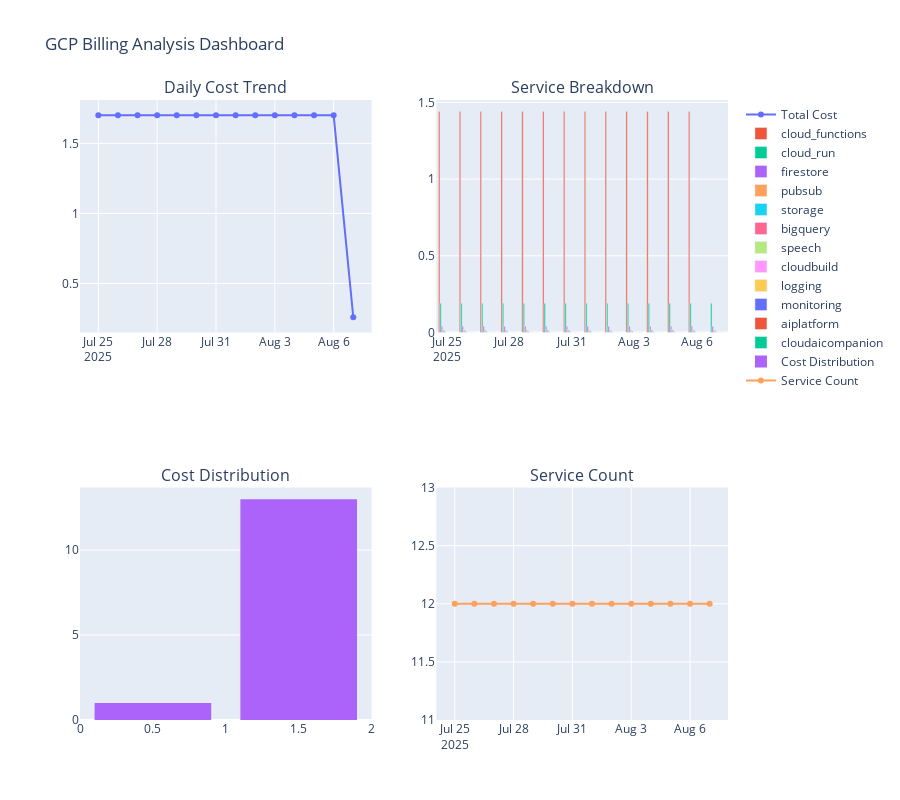

Notebook cell for this chart:
### Code cell
# Interactive Plotly dashboard
fig = make_subplots(
    rows=2, cols=2,
    subplot_titles=("Daily Cost Trend", "Service Breakdown", "Cost Distribution", "Service Count"),
    specs=[[{"secondary_y": False}, {"secondary_y": False}],
           [{"secondary_y": False}, {"secondary_y": False}]],
)

# Add traces
fig.add_trace(
    go.Scatter(x=daily_summary["date"], y=daily_summary["total_cost"],
              mode="lines+markers", name="Total Cost"),
    row=1, col=1,
)

for service in df["service"].unique():
    service_data = df[df["service"] == service]
    fig.add_trace(
        go.Bar(x=service_data["date"], y=service_data["cost"], name=service),
        row=1, col=2,
    )

fig.add_trace(
    go.Histogram(x=daily_summary["total_cost"], name="Cost Distribution"),
    row=2, col=1,
)

fig.add_trace(
    go.Scatter(x=service_counts.index, y=service_counts.values,
              mode="lines+markers", name="Service Count"),
    row=2, col=2,
)

fig.update_layout(height=800, title_text="GCP Billing Analysis Dashboard")
fig.show()

### Figure 1 — Plotly figure (JSON) as saved in the notebook; plotly's stock layout.template omitted (floating-point values rounded to 4 significant figures)
{"data": [{"mode": "lines+markers", "name": "Total Cost", "type": "scatter", "x": ["2025-07-25T00:00:00", "2025-07-26T00:00:00", "2025-07-27T00:00:00", "2025-07-28T00:00:00", "2025-07-29T00:00:00", "2025-07-30T00:00:00", "2025-07-31T00:00:00", "2025-08-01T00:00:00", "2025-08-02T00:00:00", "2025-08-03T00:00:00", "2025-08-04T00:00:00", "2025-08-05T00:00:00", "2025-08-06T00:00:00", "2025-08-07T00:00:00"], "xaxis": "x", "y": [1.7, 1.7, 1.7, 1.7, 1.7, 1.7, 1.7, 1.7, 1.7, 1.7, 1.7, 1.7, 1.7, 0.26], "yaxis": "y"}, {"name": "cloud_functions", "type": "bar", "x": ["2025-08-07T00:00:00", "2025-08-06T00:00:00", "2025-08-05T00:00:00", "2025-08-04T00:00:00", "2025-08-03T00:00:00", "2025-08-02T00:00:00", "2025-08-01T00:00:00", "2025-07-31T00:00:00", "2025-07-30T00:00:00", "2025-07-29T00:00:00", "2025-07-28T00:00:00", "2025-07-27T00:00:00", "2025-07-26T00:00:00", "2025-07-25T00:00:00"], "xaxis": "x2", "y": [0.0, 1.44, 1.44, 1.44, 1.44, 1.44, 1.44, 1.44, 1.44, 1.44, 1.44, 1.44, 1.44, 1.44], "yaxis": "y2"}, {"name": "cloud_run", "type": "bar", "x": ["2025-08-07T00:00:00", "2025-08-06T00:00:00", "2025-08-05T00:00:00", "2025-08-04T00:00:00", "2025-08-03T00:00:00", "2025-08-02T00:00:00", "2025-08-01T00:00:00", "2025-07-31T00:00:00", "2025-07-30T00:00:00", "2025-07-29T00:00:00", "2025-07-28T00:00:00", "2025-07-27T00:00:00", "2025-07-26T00:00:00", "2025-07-25T00:00:00"], "xaxis": "x2", "y": [0.19, 0.19, 0.19, 0.19, 0.19, 0.19, 0.19, 0.19, 0.19, 0.19, 0.19, 0.19, 0.19, 0.19], "yaxis": "y2"}, {"name": "firestore", "type": "bar", "x": ["2025-08-07T00:00:00", "2025-08-06T00:00:00", "2025-08-05T00:00:00", "2025-08-04T00:00:00", "2025-08-03T00:00:00", "2025-08-02T00:00:00", "2025-08-01T00:00:00", "2025-07-31T00:00:00", "2025-07-30T00:00:00", "2025-07-29T00:00:00", "2025-07-28T00:00:00", "2025-07-27T00:00:00", "2025-07-26T00:00:00", "2025-07-25T00:00:00"], "xaxis": "x2", "y": [0.04, 0.04, 0.04, 0.04, 0.04, 0.04, 0.04, 0.04, 0.04, 0.04, 0.04, 0.04, 0.04, 0.04], "yaxis": "y2"}, {"name": "pubsub", "type": "bar", "x": ["2025-08-07T00:00:00", "2025-08-06T00:00:00", "2025-08-05T00:00:00", "2025-08-04T00:00:00", "2025-08-03T00:00:00", "2025-08-02T00:00:00", "2025-08-01T00:00:00", "2025-07-31T00:00:00", "2025-07-30T00:00:00", "2025-07-29T00:00:00", "2025-07-28T00:00:00", "2025-07-27T00:00:00", "2025-07-26T00:00:00", "2025-07-25T00:00:00"], "xaxis": "x2", "y": [0.02, 0.02, 0.02, 0.02, 0.02, 0.02, 0.02, 0.02, 0.02, 0.02, 0.02, 0.02, 0.02, 0.02], "yaxis": "y2"}, {"name": "storage", "type": "bar", "x": ["2025-08-07T00:00:00", "2025-08-06T00:00:00", "2025-08-05T00:00:00", "2025-08-04T00:00:00", "2025-08-03T00:00:00", "2025-08-02T00:00:00", "2025-08-01T00:00:00", "2025-07-31T00:00:00", "2025-07-30T00:00:00", "2025-07-29T00:00:00", "2025-07-28T00:00:00", "2025-07-27T00:00:00", "2025-07-26T00:00:00", "2025-07-25T00:00:00"], "xaxis": "x2", "y": [0.01, 0.01, 0.01, 0.01, 0.01, 0.01, 0.01, 0.01, 0.01, 0.01, 0.01, 0.01, 0.01, 0.01], "yaxis": "y2"}, {"name": "bigquery", "type": "bar", "x": ["2025-08-07T00:00:00", "2025-08-06T00:00:00", "2025-08-05T00:00:00", "2025-08-04T00:00:00", "2025-08-03T00:00:00", "2025-08-02T00:00:00", "2025-08-01T00:00:00", "2025-07-31T00:00:00", "2025-07-30T00:00:00", "2025-07-29T00:00:00", "2025-07-28T00:00:00", "2025-07-27T00:00:00", "2025-07-26T00:00:00", "2025-07-25T00:00:00"], "xaxis": "x2", "y": [0.0, 0.0, 0.0, 0.0, 0.0, 0.0, 0.0, 0.0, 0.0, 0.0, 0.0, 0.0, 0.0, 0.0], "yaxis": "y2"}, {"name": "speech", "type": "bar", "x": ["2025-08-07T00:00:00", "2025-08-06T00:00:00", "2025-08-05T00:00:00", "2025-08-04T00:00:00", "2025-08-03T00:00:00", "2025-08-02T00:00:00", "2025-08-01T00:00:00", "2025-07-31T00:00:00", "2025-07-30T00:00:00", "2025-07-29T00:00:00", "2025-07-28T00:00:00", "2025-07-27T00:00:00", "2025-07-26T00:00:00", "2025-07-25T00:00:00"], "xaxis": "x2", "y": [0.0, 0.0, 0.0, 0.0, 0.0, 0.0, 0.0, 0.0, 0.0, 0.0, 0.0, 0.0, 0.0, 0.0], "yaxis": "y2"}, {"name": "cloudbuild", "type": "bar", "x": ["2025-08-07T00:00:00", "2025-08-06T00:00:00", "2025-08-05T00:00:00", "2025-08-04T00:00:00", "2025-08-03T00:00:00", "2025-08-02T00:00:00", "2025-08-01T00:00:00", "2025-07-31T00:00:00", "2025-07-30T00:00:00", "2025-07-29T00:00:00", "2025-07-28T00:00:00", "2025-07-27T00:00:00", "2025-07-26T00:00:00", "2025-07-25T00:00:00"], "xaxis": "x2", "y": [0.0, 0.0, 0.0, 0.0, 0.0, 0.0, 0.0, 0.0, 0.0, 0.0, 0.0, 0.0, 0.0, 0.0], "yaxis": "y2"}, {"name": "logging", "type": "bar", "x": ["2025-08-07T00:00:00", "2025-08-06T00:00:00", "2025-08-05T00:00:00", "2025-08-04T00:00:00", "2025-08-03T00:00:00", "2025-08-02T00:00:00", "2025-08-01T00:00:00", "2025-07-31T00:00:00", "2025-07-30T00:00:00", "2025-07-29T00:00:00", "2025-07-28T00:00:00", "2025-07-27T00:00:00", "2025-07-26T00:00:00", "2025-07-25T00:00:00"], "xaxis": "x2", "y": [0.0, 0.0, 0.0, 0.0, 0.0, 0.0, 0.0, 0.0, 0.0, 0.0, 0.0, 0.0, 0.0, 0.0], "yaxis": "y2"}, {"name": "monitoring", "type": "bar", "x": ["2025-08-07T00:00:00", "2025-08-06T00:00:00", "2025-08-05T00:00:00", "2025-08-04T00:00:00", "2025-08-03T00:00:00", "2025-08-02T00:00:00", "2025-08-01T00:00:00", "2025-07-31T00:00:00", "2025-07-30T00:00:00", "2025-07-29T00:00:00", "2025-07-28T00:00:00", "2025-07-27T00:00:00", "2025-07-26T00:00:00", "2025-07-25T00:00:00"], "xaxis": "x2", "y": [0.0, 0.0, 0.0, 0.0, 0.0, 0.0, 0.0, 0.0, 0.0, 0.0, 0.0, 0.0, 0.0, 0.0], "yaxis": "y2"}, {"name": "aiplatform", "type": "bar", "x": ["2025-08-07T00:00:00", "2025-08-06T00:00:00", "2025-08-05T00:00:00", "2025-08-04T00:00:00", "2025-08-03T00:00:00", "2025-08-02T00:00:00", "2025-08-01T00:00:00", "2025-07-31T00:00:00", "2025-07-30T00:00:00", "2025-07-29T00:00:00", "2025-07-28T00:00:00", "2025-07-27T00:00:00", "2025-07-26T00:00:00", "2025-07-25T00:00:00"], "xaxis": "x2", "y": [0.0, 0.0, 0.0, 0.0, 0.0, 0.0, 0.0, 0.0, 0.0, 0.0, 0.0, 0.0, 0.0, 0.0], "yaxis": "y2"}, {"name": "cloudaicompanion", "type": "bar", "x": ["2025-08-07T00:00:00", "2025-08-06T00:00:00", "2025-08-05T00:00:00", "2025-08-04T00:00:00", "2025-08-03T00:00:00", "2025-08-02T00:00:00", "2025-08-01T00:00:00", "2025-07-31T00:00:00", "2025-07-30T00:00:00", "2025-07-29T00:00:00", "2025-07-28T00:00:00", "2025-07-27T00:00:00", "2025-07-26T00:00:00", "2025-07-25T00:00:00"], "xaxis": "x2", "y": [0.0, 0.0, 0.0, 0.0, 0.0, 0.0, 0.0, 0.0, 0.0, 0.0, 0.0, 0.0, 0.0, 0.0], "yaxis": "y2"}, {"name": "Cost Distribution", "type": "histogram", "x": [1.7, 1.7, 1.7, 1.7, 1.7, 1.7, 1.7, 1.7, 1.7, 1.7, 1.7, 1.7, 1.7, 0.26], "xaxis": "x3", "yaxis": "y3"}, {"mode": "lines+markers", "name": "Service Count", "type": "scatter", "x": ["2025-07-25T00:00:00", "2025-07-26T00:00:00", "2025-07-27T00:00:00", "2025-07-28T00:00:00", "2025-07-29T00:00:00", "2025-07-30T00:00:00", "2025-07-31T00:00:00", "2025-08-01T00:00:00", "2025-08-02T00:00:00", "2025-08-03T00:00:00", "2025-08-04T00:00:00", "2025-08-05T00:00:00", "2025-08-06T00:00:00", "2025-08-07T00:00:00"], "xaxis": "x4", "y": [12, 12, 12, 12, 12, 12, 12, 12, 12, 12, 12, 12, 12, 12], "yaxis": "y4"}], "layout": {"annotations": [{"font": {"size": 16}, "showarrow": false, "text": "Daily Cost Trend", "x": 0.225, "xanchor": "center", "xref": "paper", "y": 1, "yanchor": "bottom", "yref": "paper"}, {"font": {"size": 16}, "showarrow": false, "text": "Service Breakdown", "x": 0.775, "xanchor": "center", "xref": "paper", "y": 1, "yanchor": "bottom", "yref": "paper"}, {"font": {"size": 16}, "showarrow": false, "text": "Cost Distribution", "x": 0.225, "xanchor": "center", "xref": "paper", "y": 0.375, "yanchor": "bottom", "yref": "paper"}, {"font": {"size": 16}, "showarrow": false, "text": "Service Count", "x": 0.775, "xanchor": "center", "xref": "paper", "y": 0.375, "yanchor": "bottom", "yref": "paper"}], "height": 800, "title": {"text": "GCP Billing Analysis Dashboard"}, "xaxis": {"anchor": "y", "domain": [0, 0.45]}, "xaxis2": {"anchor": "y2", "domain": [0.55, 1]}, "xaxis3": {"anchor": "y3", "domain": [0, 0.45]}, "xaxis4": {"anchor": "y4", "domain": [0.55, 1]}, "yaxis": {"anchor": "x", "domain": [0.625, 1]}, "yaxis2": {"anchor": "x2", "domain": [0.625, 1]}, "yaxis3": {"anchor": "x3", "domain": [0, 0.375]}, "yaxis4": {"anchor": "x4", "domain": [0, 0.375]}}}
